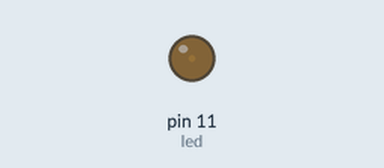
Bench run of a sketch on a simulated Arduino Uno, built with avr-gcc and run on an emulated ATmega328P. Shown: output pins drawn as LEDs (lit = HIGH).

Above: at 0.05 s.
At 1.15 s:
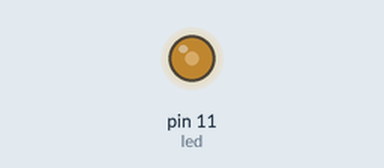
At 2.3 s:
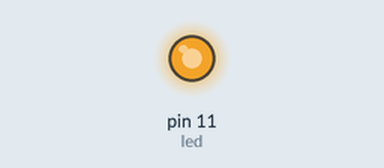
At 4.6 s:
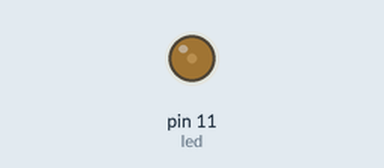
Timing chart, 0 to 6.7 s (numbered marks = the images above):
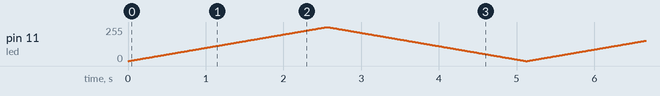

The sketch:

Fading_LightBulb.ino
```cpp
//Fading of a light bulb using pulse width modulation
int fade; //variable to implement PWM
int led=11;//led pin
void setup() {
  // put your setup code here, to run once:
  pinMode(led,OUTPUT); //declaring led as output
}

void loop() {
  // put your main code here, to run repeatedly:
 for (fade=0;fade <= 255; fade ++)
 {
     analogWrite(led,fade);
  delay(10);
 }
 for (fade =255; fade >=0; fade--){
  analogWrite(led,fade);
  delay(10);
 }
}
```
